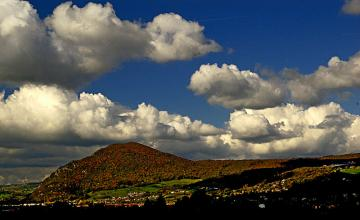
#> input picture OpenCV/Images/m1m.jpg, 360 x 220 px, found by its file name
$ jupyter execute '31_图片 油画效果.ipynb'
#> lines starting #> are read from the running program, lines starting #| are printed output that depends on the picture
[cell 1]
"""
    需求： 实现图片的油画效果

    步骤： 1，灰度转化， 2，分成若干个 7*7  10*10 的小方块，
           3，将[0-255]划分为几个等级，比如：分为256个灰度等级， 划分为4段，[0-63],[64-127],[128,192],[193,255]
           4，灰度段中 像素的个数统计， 5，根据统计出来的平均值，替换成 目标图片dst
"""
import cv2
import numpy as np

# 读取 彩色图片，获取 图片属性
img = cv2.imread("..\Images\m1m.jpg",1)
#> img is the input picture: shape (220, 360, 3); mean B, G, R 87.2, 86.7, 83.4
cv2.imshow("img",img)
imgInfo = img.shape
#> imgInfo = (220, 360, 3)
height = imgInfo[0]
#> height = 220
width = imgInfo[1]
#> width = 360

# 将彩色图片灰度化
gray = cv2.cvtColor(img,cv2.COLOR_BGR2GRAY)
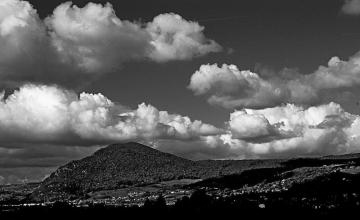
#> gray: shape (220, 360); min 0, max 252, mean 85.7

# 初始化一个 全0 矩阵，作为目标图片
dst = np.zeros((height,width,3),np.uint8)

# 通过循环 实现 初始化矩阵填充
for i in range(4,height-4):
    for j in range(4,width-4):
        # 定义 8个灰度等级
        array1 = np.zeros(8,np.uint8)
        # 定义 8*8 的小方块
        for m in range(-4,4): # 因为这里定义是 8*8的方块，约定 [-4,4],所以 最外的两层循环[4,height-4],[4,width-4]
            for n in range(-4,4): # 因为这里定义是 8*8的方块，约定 [-4,4],所以 最外的两层循环[4,height-4],[4,width-4]

                # 由于[0-255] 被定义成 8个灰度等级， 所以每个等级内 包含 32 个像素值
                p1 = int(gray[i+m,j+n]/32) # 计算具体的每个灰度值 投影在 哪个灰度等级中【灰度段】
                array1[p1] = array1[p1] + 1

        # 找出 哪个 灰度段中的 像素最多，并且获取它的下标
        currentMax = array1[0] # 假设 第一个段中 像素最多
        l = 0 #
        for k in range(0,8):
            if currentMax < array1[k]:
                currentMax = array1[k]
                l = k

        # 简化 均值
        for m1 in range(-4,4):
            for n1 in range(-4,4):
                if gray[i+m1,j+n1] >= (l*32) and gray[i+m1,j+n1] <= ((l+1)*32):
                    (b,g,r) = img[i+m1,j+n1]
        dst[i,j] = (b,g,r)
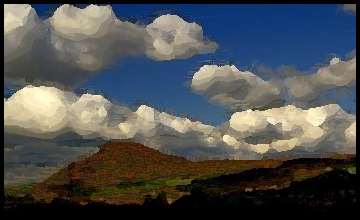
#> dst: shape (220, 360, 3); mean B, G, R 80.6, 80.7, 78

cv2.imshow("dst",dst)
cv2.waitKey(0)
cv2.destroyAllWindows()
